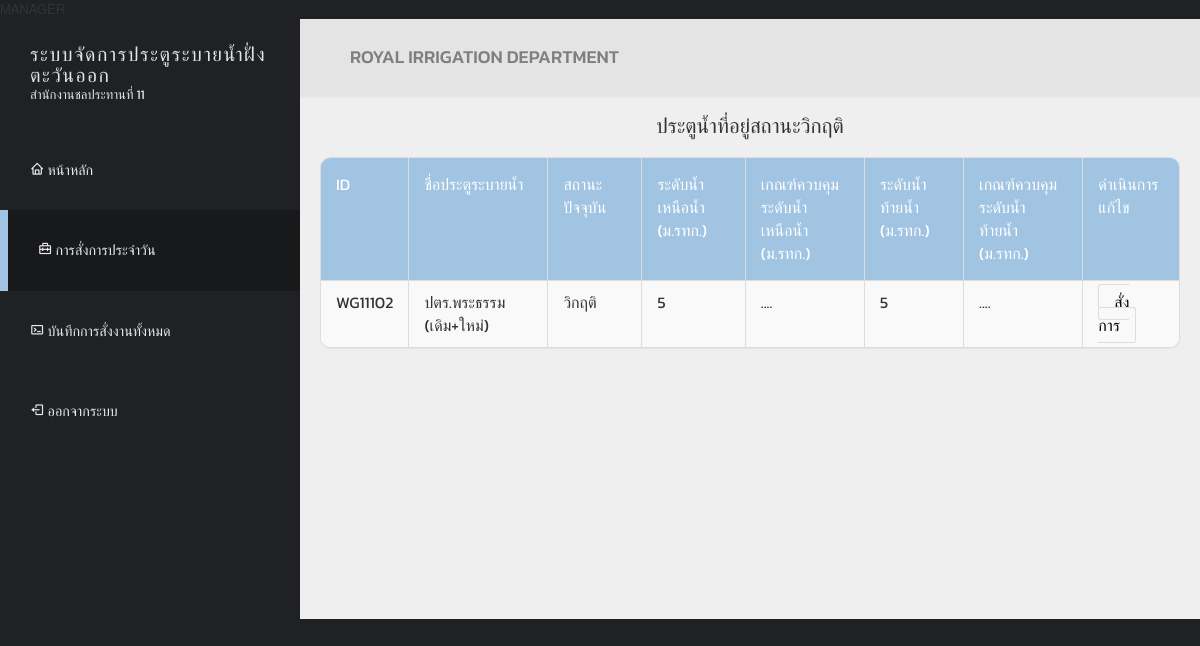
Screenshot of /view/manager/manager-assignment-order.php (signed in) with the database file from the repository.
### tables this page shows
CREATE TABLE `watergate_name` (
  `watergate_name_ID` varchar(255) NOT NULL,
  `gate_name` varchar(255) NOT NULL
);

CREATE TABLE `watergate` (
  `watergate_ID` varchar(255) NOT NULL,
  `gate_status` int(1) NOT NULL DEFAULT '0',
  `water_source_name` varchar(255) DEFAULT NULL,
  `criterion` float DEFAULT NULL
);

### view/manager/manager-assignment-order.php (the view, shortened to what this page needs)
<?php
    require_once '../../controller/updateTable.php';
    $sql = "SELECT wg.*, wn.gate_name, dr.upstream, dr.downstream, dr.flow_rate
    FROM watergate wg
    JOIN watergate_name wn ON wg.watergate_ID = wn.watergate_name_ID
    JOIN (
        SELECT dr1.watergate_report_ID, MAX(drt.report_date) AS max_report_date
        FROM daily_report dr1
        JOIN daily_report_time drt ON dr1.report_ID = drt.report_time_ID
        WHERE dr1.watergate_report_ID IN (
            SELECT watergate_ID FROM watergate WHERE gate_status = 1
        )
        GROUP BY dr1.watergate_report_ID
    ) recent_dr ON wg.watergate_ID = recent_dr.watergate_report_ID
    JOIN daily_report dr ON recent_dr.watergate_report_ID = dr.watergate_report_ID
    JOIN daily_report_time drt ON dr.report_ID = drt.report_time_ID AND drt.report_date = recent_dr.max_report_date
    WHERE wg.gate_status = 1;";
    $stmt = $conn->prepare($sql);
    $stmt->execute();
?>
<!DOCTYPE html>
<html lang="en">
<head>
  <link href='https://font.googleapis.com/css2?family=Poppins:wght@300;400;500;600;700;800;900&display=swap' rel='stylesheet' type='text/css'>
  <link href="../../css/font-awesome.min.css" rel="stylesheet">
  <link href="../../css/bootstrap.min.css" rel="stylesheet">
  <link href="../../css/templatemo-style.css" rel="stylesheet">
  <link href='https://unpkg.com/boxicons@2.1.4/css/boxicons.min.css' rel='stylesheet'>
</head>
<body>
  <div class="templatemo-flex-row">
    <div class="templatemo-sidebar">
      <header class="templatemo-site-header">
        <h1>ระบบจัดการประตูระบายน้ำฝั่งตะวันออก</h1>
        <p>สำนักงานชลประทานที่ 11</p>
      </header>
      <nav class="templatemo-left-nav">
        <ul>
          <li><a href="manager-home.php"><i class='bx bx-home' ></i> หน้าหลัก</a></li>
          <li><a href="#" class="active"><i class='bx bx-briefcase-alt-2'></i> การสั่งการประจำวัน</a></li>
          <li><a href="manager-assignment-check.php"><i class='bx bx-terminal'></i> บันทึกการสั่งงานทั้งหมด</a></li>
          <li><a href="../../logout.php"><i class='bx bx-log-out'></i> ออกจากระบบ</a></li>
        </ul>
      </nav>
    </div>
    <div class="templatemo-content col-1 light-gray-bg">
      <div class="templatemo-top-nav-container">
        <div class="row">
          <nav class="templatemo-top-nav col-lg-12 col-md-12">
            <ul class="text-uppercase">
              <h3>royal irrigation department</h3>
            </ul>
          </nav>
        </div>
      </div>
      <div class="water-gate-critical-table"  style="text-align: center; margin: 20px;">
        <h2 style="margin: 20px;">ประตูน้ำที่อยู่สถานะวิกฤติ</h2>
        <div class="panel panel-default table-responsive">
          <table class="table table-striped table-bordered templatemo-user-table">
            <thead>
              <tr>
                <td>ID</td>
                <td>ชื่อประตูระบายน้ำ</td>
                <td>สถานะปัจจุบัน</td>
                <td>ระดับน้ำเหนือน้ำ<br>(ม.รทก.)</td>
                <td>เกณฑ์ควบคุมระดับน้ำ<br>เหนือน้ำ (ม.รทก.)</td>
                <td>ระดับน้ำท้ายน้ำ<br>(ม.รทก.)</td>
                <td>เกณฑ์ควบคุมระดับน้ำ<br>ท้ายน้ำ (ม.รทก.)</td>
                <td>ดำเนินการแก้ไข</td>
              </tr>
            </thead>
            <tbody>
              <?php
                while ($row = $stmt->fetch(PDO::FETCH_ASSOC)){
                    echo '<tr>';
                    echo '<td>' . $row['watergate_ID'] . '</td>';
                    echo '<td>' . $row['gate_name'] . '</td>';
                    $gateStatus = $row['gate_status'];
                    $statusLabel = '';
                    switch ($gateStatus) {
                        case 1:
                            $statusLabel = "วิกฤติ";
                            break;
                    }
                    echo '<td>' . $statusLabel . '</td>';
                    echo '<td>' . $row['upstream'] . '</td>';
                    echo '<td>' . "...." . '</td>';
                    echo '<td>' . $row['downstream'] . '</td>';
                    echo '<td>' . "...." . '</td>';
                    echo '<td><a href="manager-assignment-order01.php" class="templatemo-edit-btn">สั่งการ</a></td>';
                    echo '</tr>';
                }
                ?>
            </tbody>
          </table>
        </div>
      </div>
    </div>
  </div>
</body>
</html>

### css/templatemo-style.css (style rules this page uses)
* { font-family: 'Poppins', 'Kanit', sans-serif; }
body { font-size: 13px; }
body, .templatemo-left-nav { background: #1f2124; }
h1, h2, h3 { margin: 0; }
h2 { font-size: 1.6em; }
h3 { color: #7f7f7f; font-size: 1.4em; }
ul { list-style-type: none; margin: 0; padding: 0; }
nav li { font-size: 1.1em; list-style: none; text-transform: uppercase; }
.light-gray-bg { background-color: #efefef; }
.templatemo-sidebar { width: 300px; }
.templatemo-site-header { margin: 25px 30px; color: #e4e4e4; }
.templatemo-site-header h1 { color: #e4e4e4; display: inline-block; font-size: 1.5em; font-weight: 300; letter-spacing: 1.5px; text-transform: uppercase; vertical-align: middle; }
.templatemo-left-nav li { font-weight: 300; }
.templatemo-left-nav a.active, .templatemo-left-nav a:hover { background: #18191b; border-left: 8px solid #A1C4E3; }
.templatemo-left-nav a { color: #e9e9ea; display: block; padding: 30px; transition: all 0.3s ease; }
.templatemo-top-nav-container { background-color: #e4e4e4; padding: 28px 50px; box-shadow: 0px 0px 2px 2px rgba(161, 159, 159, 0.18); }
.templatemo-content { margin-top: 0px; min-height: 600px; padding: 0; overflow-x: hidden; }
.templatemo-flex-row { display: -webkit-flex; display: -ms-flexbox; display: flex; }
.col-1 { -webkit-flex: 1; -ms-flex: 1; flex: 1; }
.panel { border-radius: 10px; }
.table { margin-bottom: 0; }
.table>tbody>tr>td { padding: 10px 15px; }
.table>thead>tr>td { padding: 15px; }
.templatemo-edit-btn { border: 1px solid #ddd; border-radius: 3px; color: black; padding: 5px 15px; transition: all 0.3s ease; }
.templatemo-user-table thead { background-color: #A1C4E3; color: white; font-size: 16px; }
.panel>.table-responsive:last-child>.table:last-child, .panel>.table:last-child { border-bottom-right-radius: 10px; border-bottom-left-radius: 10px; }
.panel>.table:first-child { border-top-left-radius: 10px; border-top-right-radius: 10px; }
@media only screen and (min-width: 768px) { .templatemo-left-nav { display: block !important; } }

### rows the page displays
watergate_name: watergate_name_ID.watergate_ID "WG11102", gate_name "ปตร.พระธรรม (เดิม+ใหม่)", watergate_name_ID.gate_status "วิกฤติ", upstream "5", downstream "5"
